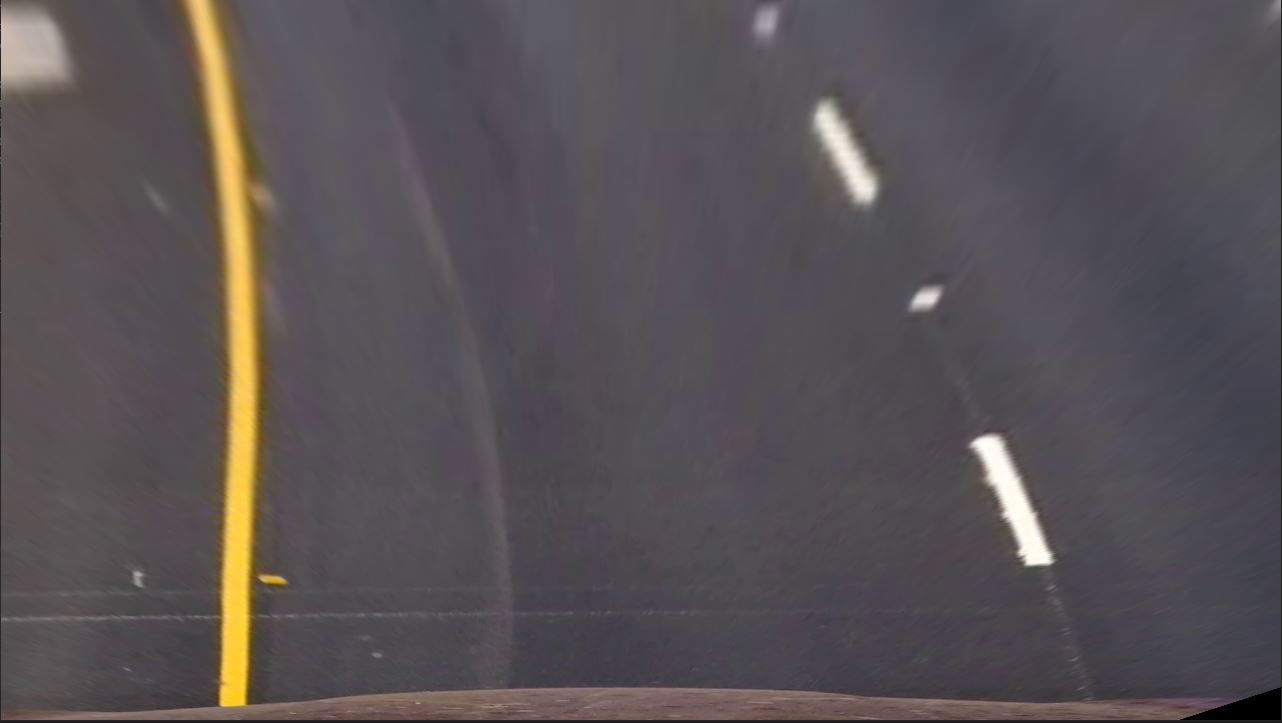
#> input picture project2_advanced_lane_detection/test.jpg, 1282 x 723 px
$ python -i Thresholding.py   (imports and definitions only)
#> lines starting #> are read from the running program, lines starting #| are printed output that depends on the picture; after the words box and inside, x2 and y2 are one past the last pixel; in counts of white or black regions, pixels touching at a corner belong together
#> further down, picture is the input picture: shape (723, 1282, 3); mean B, G, R 85.1, 82, 88.1
import cv2
import numpy as np

def threshold_rel(img, lo, hi):
    vmin = np.min(img) # 이미지 최소 픽셀 값
    vmax = np.max(img) # 이미지 최대 픽셀 값

    # 밝기값의 하한선(vlo): 최소값에서 전체범위(vmax - vmin)의 lo비율만큼 더함
    # 밝기값의 상한선(vhi): 최소값에서 전체범위(vmax - vmin)의 hi비율만큼 더함
    vlo = vmin + (vmax - vmin) * lo
    vhi = vmin + (vmax - vmin) * hi

    # img에서 특정 밝기 범위(vlo와 vhi)에 해당하는 픽셀 선택
    return np.uint8((img >= vlo) & (img <= vhi)) * 255

def threshold_abs(img, lo, hi):
    return np.uint8((img >= lo) & (img <= hi)) * 255


def adjust_gamma(image, gamma=1.5):
#> called with gamma = 0.5
    invGamma = 1.0 / gamma
    table = np.array([((i / 255.0) ** invGamma) * 255 for i in np.arange(256)]).astype("uint8")
    return cv2.LUT(image, table)
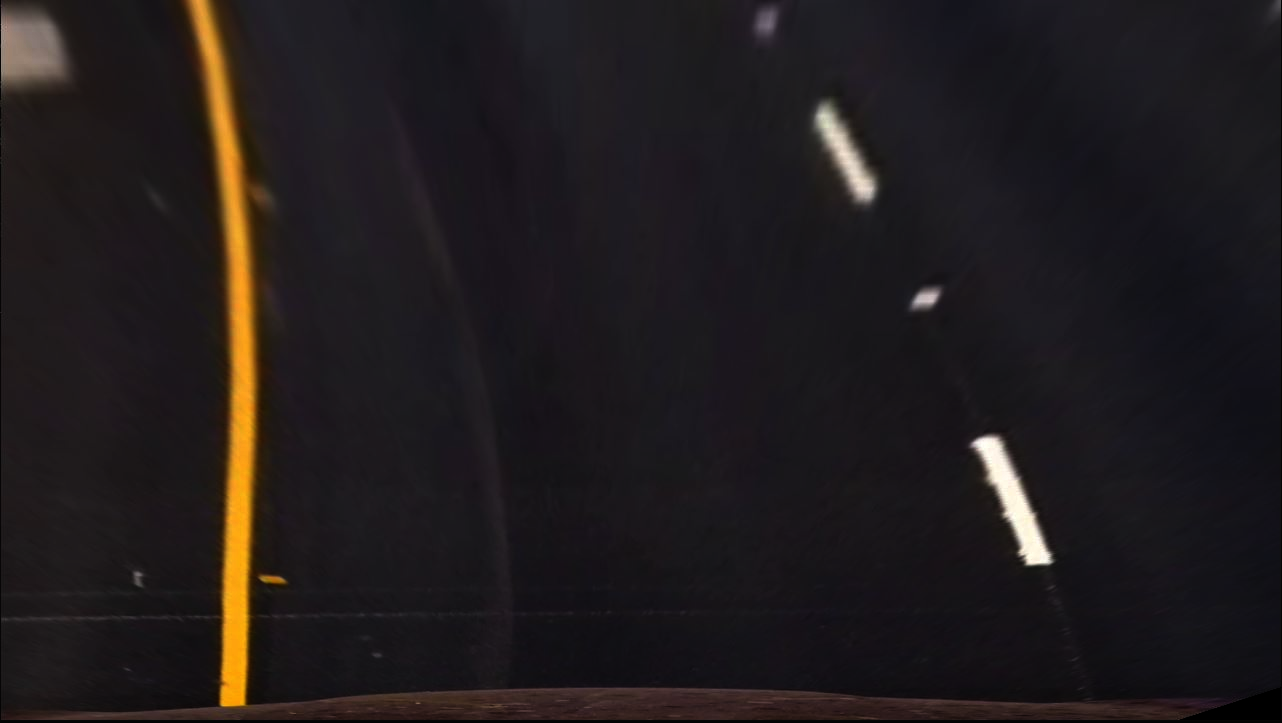
#> returned value: shape (723, 1282, 3); mean of channels 0, 1, 2 29, 27.9, 33; drawn as B, G, R


class Thresholding:
    def __init__(self):
        pass

    """
    TODO: 둘 다 흰색 차선일 경우?
    """
    def forward(self, img):
        img = adjust_gamma(img, gamma=0.5)

        # hls = cv2.cvtColor(img, cv2.COLOR_BGR2HSV) # HLS로 변환
        hsv = cv2.cvtColor(img, cv2.COLOR_BGR2HSV) # HSV로 변환
#> hsv: shape (723, 1282, 3); mean H, S, V 122.1, 52.5, 34.9
        # [17 lines of commented-out code are left out]
        lower_yellow = np.array([18, 80, 80])  # 예: 노란색 범위의 하한값
        upper_yellow = np.array([30, 255, 255])  # 예: 노란색 범위의 상한값

        # 노란색 차선 필터링
        yellow_mask = cv2.inRange(hsv, lower_yellow, upper_yellow)
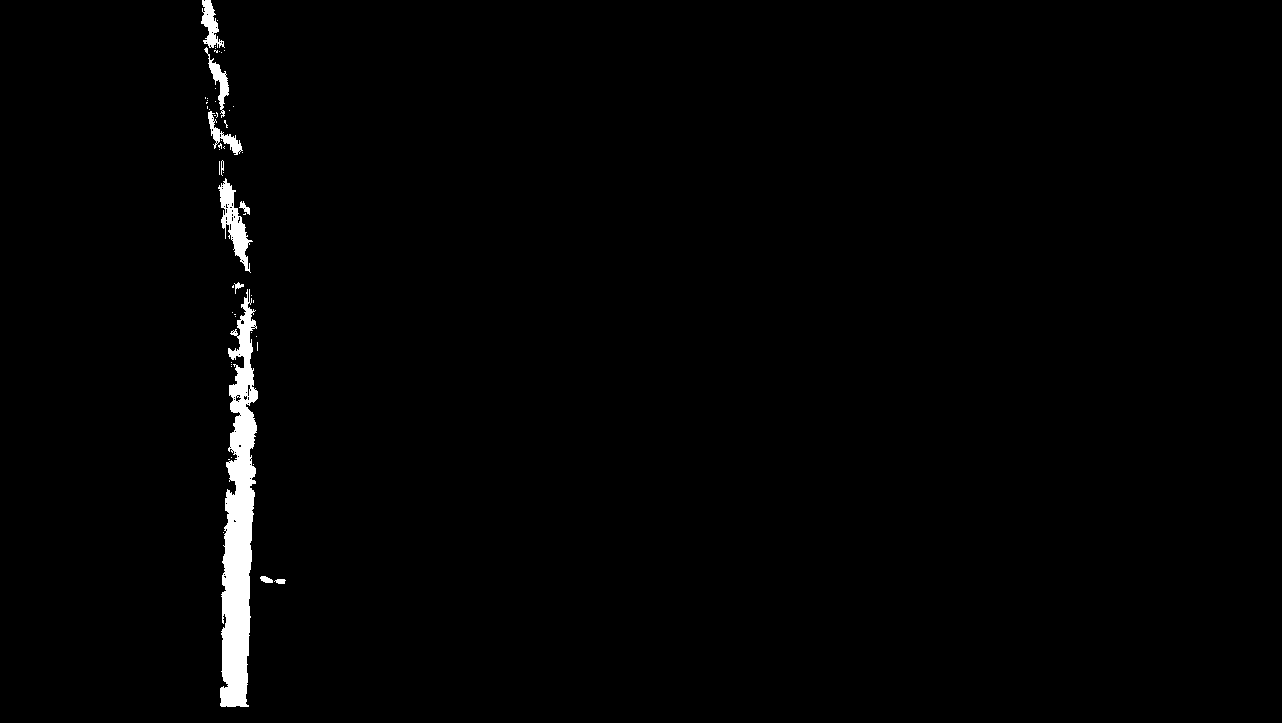
#> yellow_mask: shape (723, 1282); 1.3% white; 54 white regions (44 under 20 px), largest, box (x1, y1, x2, y2) and area: (220, 289, 258, 707) 9208, (218, 178, 253, 273) 1172, (201, 0, 225, 48) 543

        # 흰색 차선 필터링 (기존 범위 조정 가능)
        """
        Hue (H): 색상 (흰색은 모든 색조에서 나타날 수 있음, 범위는 0~180).
        Saturation (S): 색의 채도 (흰색은 채도가 낮음, 일반적으로 0~50).
        Value (V): 밝기 (흰색은 밝기가 높음, 일반적으로 200 이상).
        """
        lower_white = np.array([0, 0, 200])
        upper_white = np.array([180, 50, 255])
        white_mask = cv2.inRange(hsv, lower_white, upper_white)
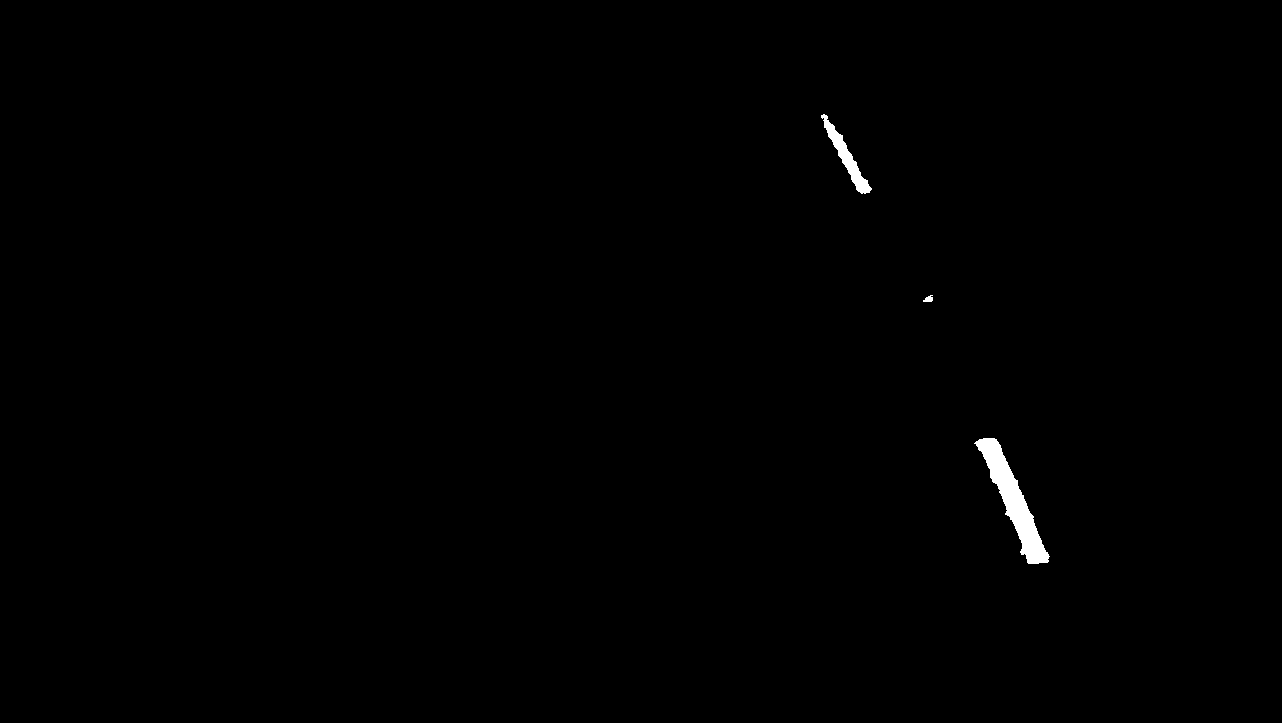
#> white_mask: shape (723, 1282); 0.41% white; 3 white regions, box (x1, y1, x2, y2) and area: (974, 438, 1050, 564) 2798, (821, 114, 872, 194) 920, (923, 295, 933, 302) 48

        img2 = yellow_mask | white_mask
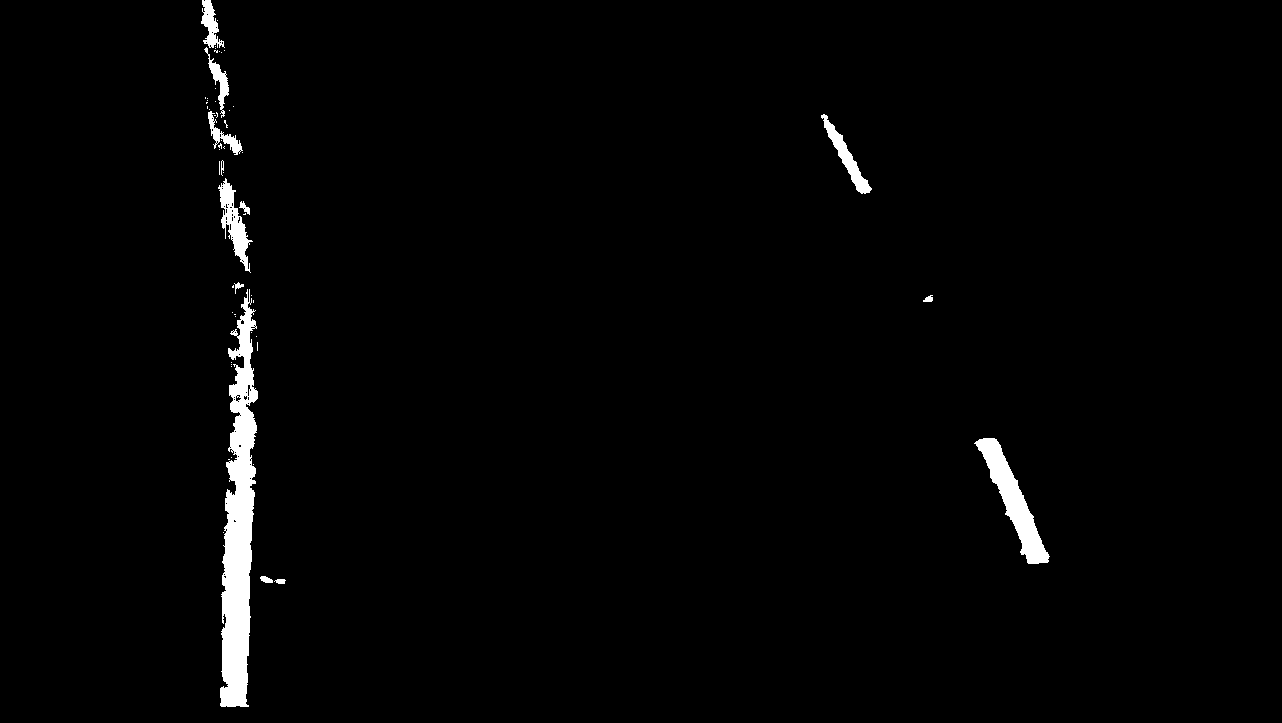
#> img2: shape (723, 1282); 1.7% white; 57 white regions (44 under 20 px), largest, box (x1, y1, x2, y2) and area: (220, 289, 258, 707) 9208, (974, 438, 1050, 564) 2798, (218, 178, 253, 273) 1172
        # img2 = white_mask

        # cv2.imshow("ori", img)
        # cv2.imshow("forward", img2)

        return img2 # 흑백사진으로 리턴

        # [12 lines of commented-out code are left out]

>>> import cv2
>>> picture = cv2.imread('test.jpg')
>>> result = Thresholding().forward(picture)
